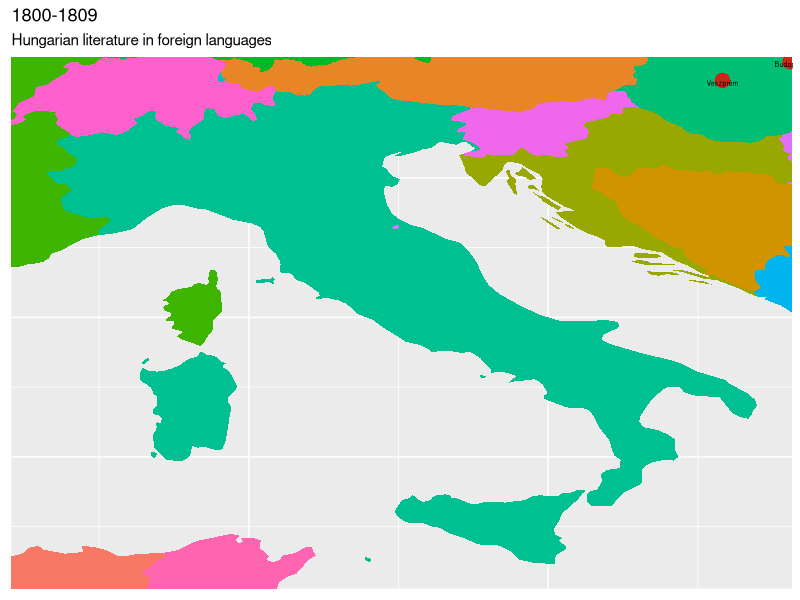
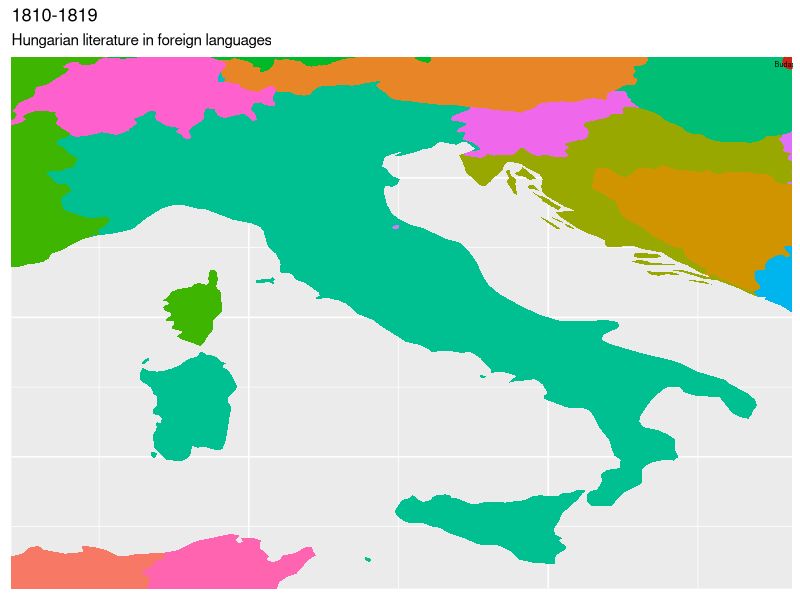
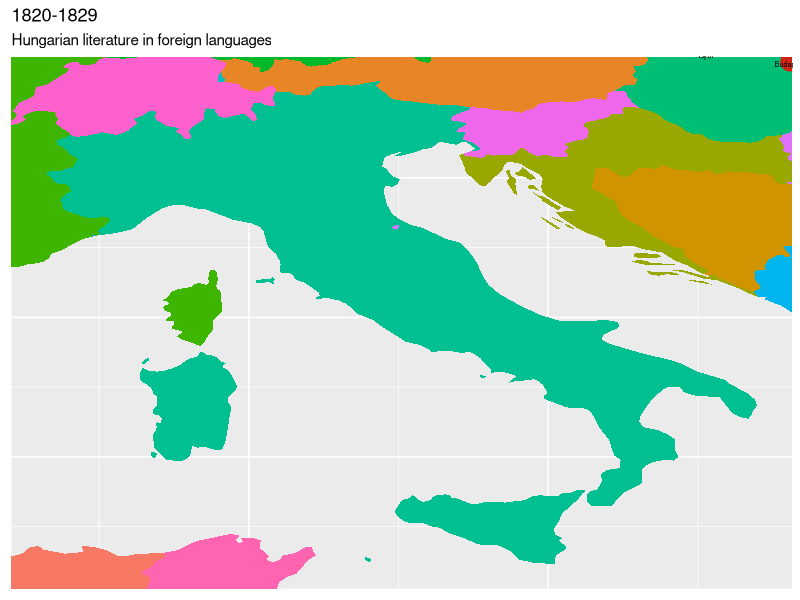
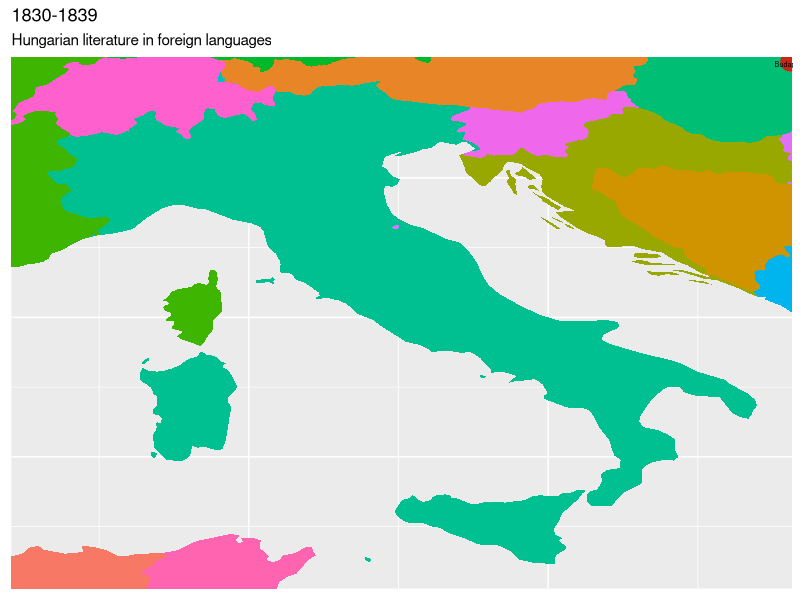
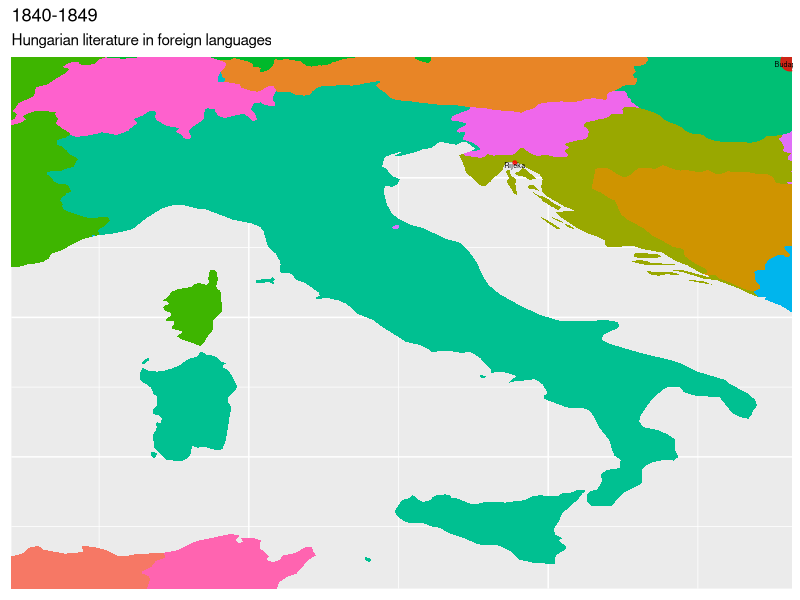
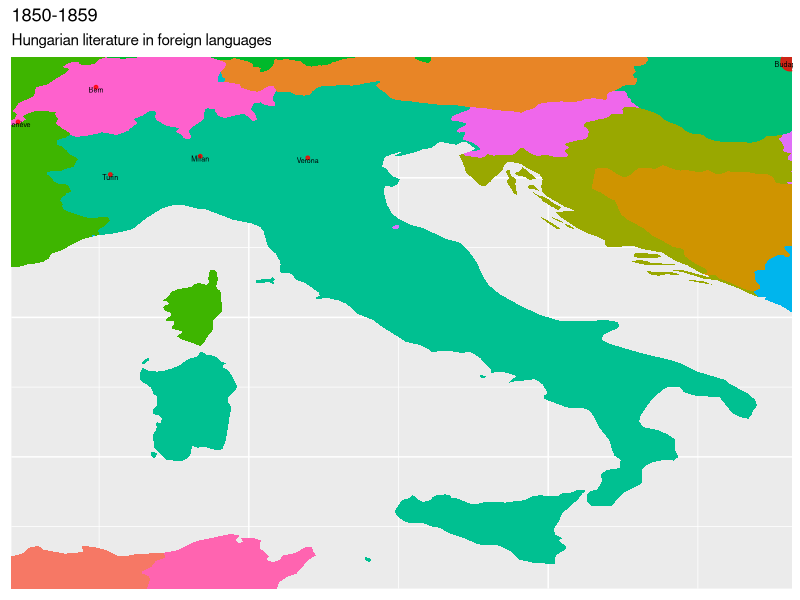
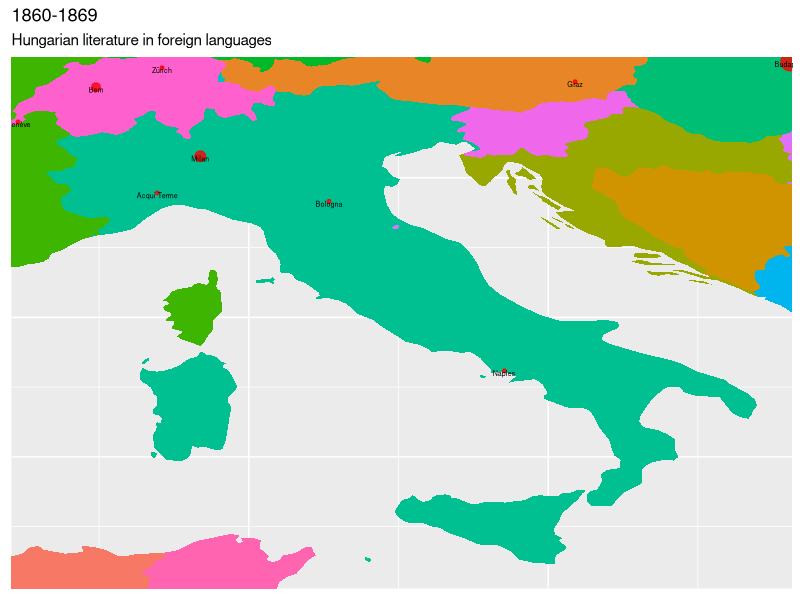
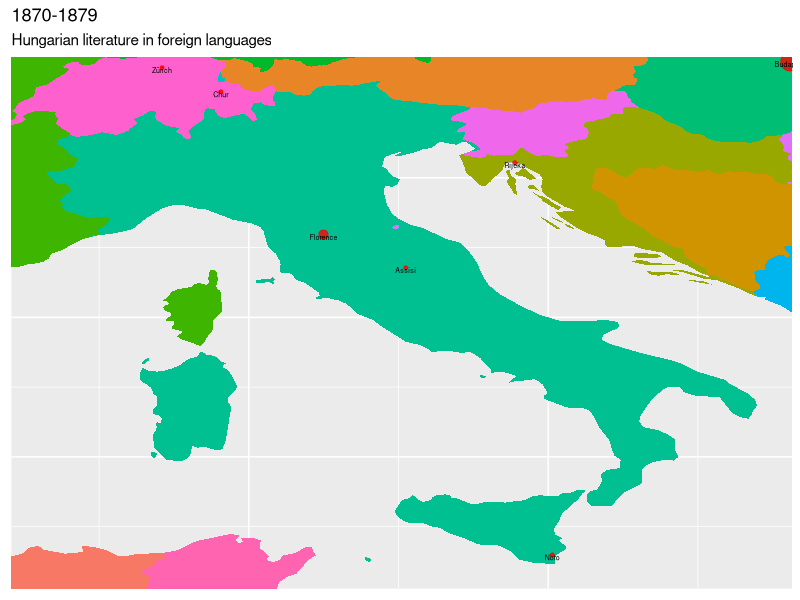

The R source for these figures, in order:
library(tidyverse)

df <- read_csv('data/city-year-languages.csv')
df.geocoded <- read_csv('data/cities-geocoded.csv')
df.geocoded <- df.geocoded %>% filter(geoid != "null")

map.europe <- map_data("world")
countries <- c('Italy')
borders <- map.europe %>%
  filter(region %in% countries) %>%  # & is.na(subregion)) %>% 
  mutate(
    minx = min(long),
    maxx = max(long),
    miny = min(lat),
    maxy = max(lat),
  ) %>% 
  select(minx, maxx, miny, maxy) %>% 
  head(1)

ratio <- (borders$maxx - borders$minx) / (borders$maxy - borders$miny)
ratio

names(df)
years = seq(1800, 1970, 10)

dir <- 'images/gif'
if (!dir.exists(dir)) {
  dir.create(dir)
}
for (i in years) {
  j <- i + 9
  title <- paste0(i, '-', j)
  print(title)
  
  decade <- df %>% 
    filter(year_n >= i & year_n <= j & !is.na(city)) %>% 
    select(city) %>% 
    group_by(city) %>% 
    count() %>% 
    left_join(df.geocoded, by="city") %>% 
    mutate(
      lat = as.double(lat),
      long = as.double(long)
    )

  ggplot() +
    geom_polygon(
      data = map.europe,
      aes(x = long, y = lat, group = group, fill = region)
    ) +
    geom_point(
      data = decade,
      aes(x = long, y = lat, size = n),
      color = "red",
      alpha = .8) +
    geom_text(
      data = decade,
      mapping = aes(x = long, y = lat, label = name),
      nudge_y = -0.05,
      size = 1.8
    ) +
    coord_cartesian(
      xlim = c(borders$minx, borders$maxx),
      ylim = c(borders$miny, borders$maxy),
    ) +
    ggtitle(
      title,
      subtitle = 'Hungarian literature in foreign languages'
    ) +
    theme(
      legend.position = 'none',
      axis.title = element_blank(),
      axis.ticks = element_blank(),
      axis.text = element_blank(),
    )

  ggsave(paste0(dir, '/italy-', title, '.png'), 
         width = 3.5, height = 4, units = 'in', dpi = 300)
  # Carpathian
  # width = 4.5, height = 3, units = 'in', dpi = 300)
  
}

